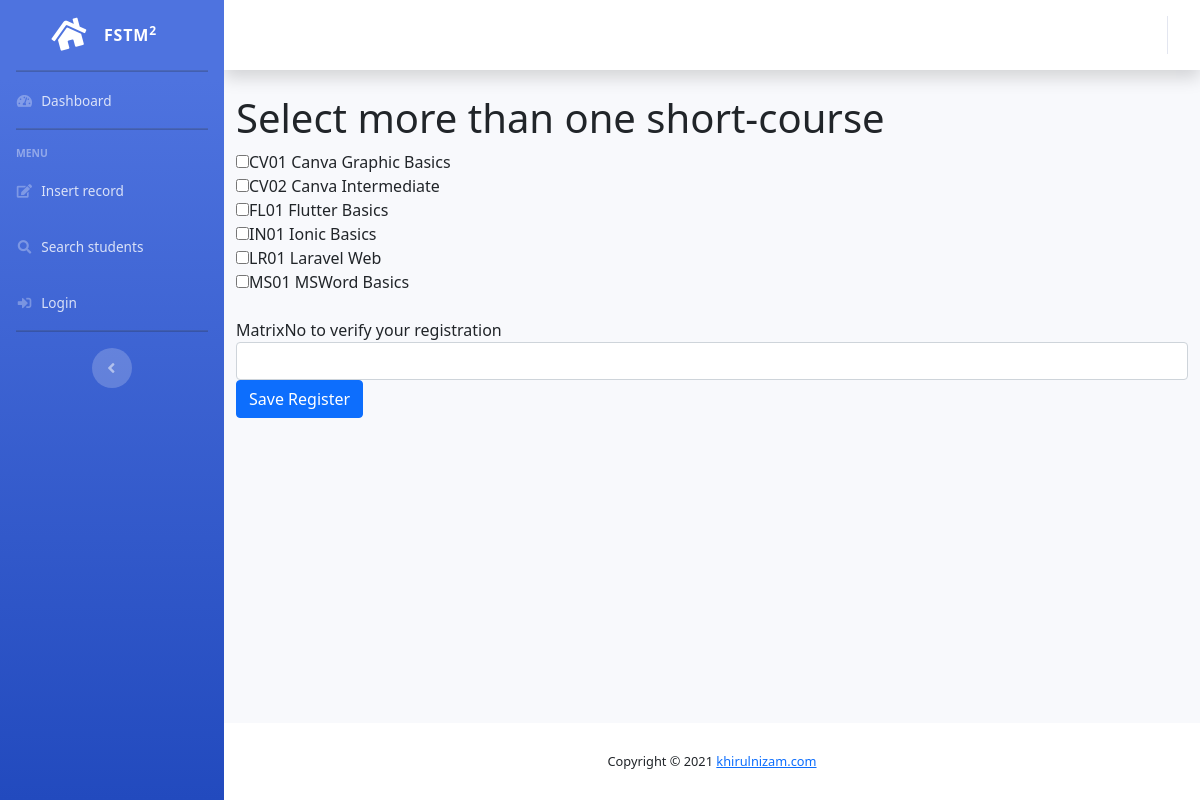
Page /form-students-register-scourses.php on the committed database.
### tables this page shows
CREATE TABLE IF NOT EXISTS `shortcourses` (
  `id` int(11) NOT NULL AUTO_INCREMENT,
  `sccode` varchar(10) NOT NULL,
  `sctitle` varchar(100) DEFAULT NULL,
  `scdesc` varchar(200) DEFAULT NULL,
  `sctrainer` varchar(100) DEFAULT NULL,
  `scdate` date DEFAULT NULL,
  `sctime` time DEFAULT NULL,
  PRIMARY KEY (`sccode`),
  KEY `id` (`id`)
);

### form-students-register-scourses.php (the view, shortened to what this page needs)
<?php include "include/header.template.php"; ?>
<h1>Select more than one short-course</h1>
<form action="save-students-register-scourses.php"
method="get">
    <?php
    include "include/dbconnect.php";
    $sql = "SELECT * from shortcourses";
    $result = mysqli_query($conn, $sql);
    if (mysqli_num_rows($result) > 0) {
        while($row = mysqli_fetch_assoc($result)) {
            $code=$row['sccode'];
            $title =$row['sctitle'];
            echo "<input type='checkbox' name='sccodes[]' value='$code'>";
            echo  "$code $title <br>";
        }
    }
    else {
        echo "No results";
    }
    ?>
    <br>
    MatrixNo to verify your registration<br>
    <div class="row">
        <div class="column">
        <input type="text" name="matrixno"
        value="<?php echo $_GET['matrixno']?>"
        required
        class="form-control">
        </div>
        <div class="column">
        <button type="submit" class="btn btn-primary">
            Save Register</button>
        </div>
    </div>
</form>
<?php
include "include/footer.template.php"; ?>

### rows in the picture
shortcourses: sccode "CV01", sctitle "Canva Graphic Basics"
shortcourses: sccode "CV02", sctitle "Canva Intermediate"
shortcourses: sccode "FL01", sctitle "Flutter Basics"
shortcourses: sccode "IN01", sctitle "Ionic Basics"
shortcourses: sccode "LR01", sctitle "Laravel Web"
shortcourses: sccode "MS01", sctitle "MSWord Basics"

### other values in the picture
date ("Y") "2021"
